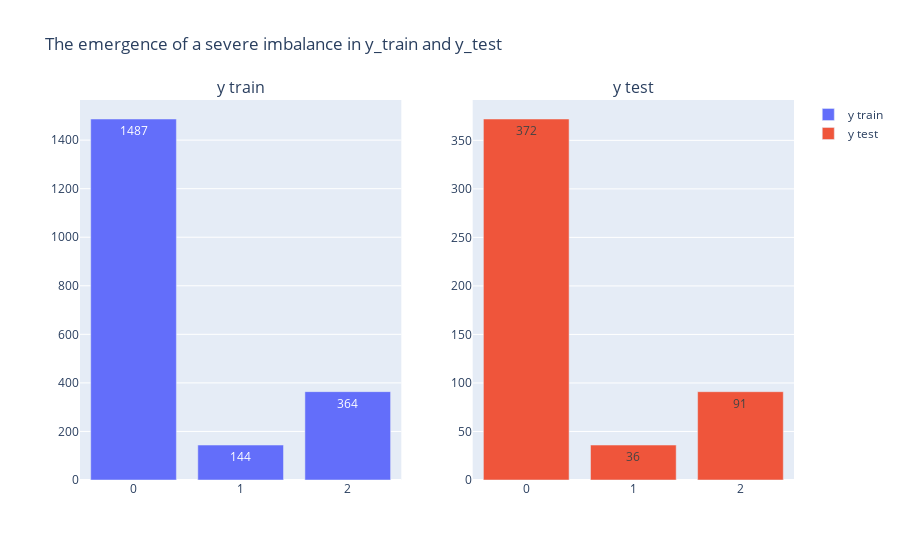

Write notebook code for a chart like this one.
### Code cell
fig = make_subplots(rows=1, cols=2, subplot_titles=('y train', 'y test'))

# 1. y_train Distribution
y_train_counts = y_train.value_counts()
fig.add_trace(go.Bar(x=y_train_counts.index, y=y_train_counts.values, name='y train', text=y_train_counts.values), row=1, col=1)

# 2. y_test Loan Distribution
y_test_counts = y_test.value_counts()
fig.add_trace(go.Bar(x=y_test_counts.index, y=y_test_counts.values, name='y test', text=y_test_counts.values), row=1, col=2)


# Update layout
fig.update_layout(title_text='The emergence of a severe imbalance in y_train and y_test')
fig.show()

### Figure 1 — Plotly figure (JSON) as saved in the notebook; plotly's stock layout.template omitted (floating-point values rounded to 4 significant figures)
{"data": [{"name": "y train", "text": [1487.0, 364.0, 144.0], "type": "bar", "x": [0, 2, 1], "xaxis": "x", "y": [1487, 364, 144], "yaxis": "y"}, {"name": "y test", "text": [372.0, 91.0, 36.0], "type": "bar", "x": [0, 2, 1], "xaxis": "x2", "y": [372, 91, 36], "yaxis": "y2"}], "layout": {"annotations": [{"font": {"size": 16}, "showarrow": false, "text": "y train", "x": 0.225, "xanchor": "center", "xref": "paper", "y": 1, "yanchor": "bottom", "yref": "paper"}, {"font": {"size": 16}, "showarrow": false, "text": "y test", "x": 0.775, "xanchor": "center", "xref": "paper", "y": 1, "yanchor": "bottom", "yref": "paper"}], "title": {"text": "The emergence of a severe imbalance in y_train and y_test"}, "xaxis": {"anchor": "y", "domain": [0, 0.45]}, "xaxis2": {"anchor": "y2", "domain": [0.55, 1]}, "yaxis": {"anchor": "x", "domain": [0, 1]}, "yaxis2": {"anchor": "x2", "domain": [0, 1]}}}
